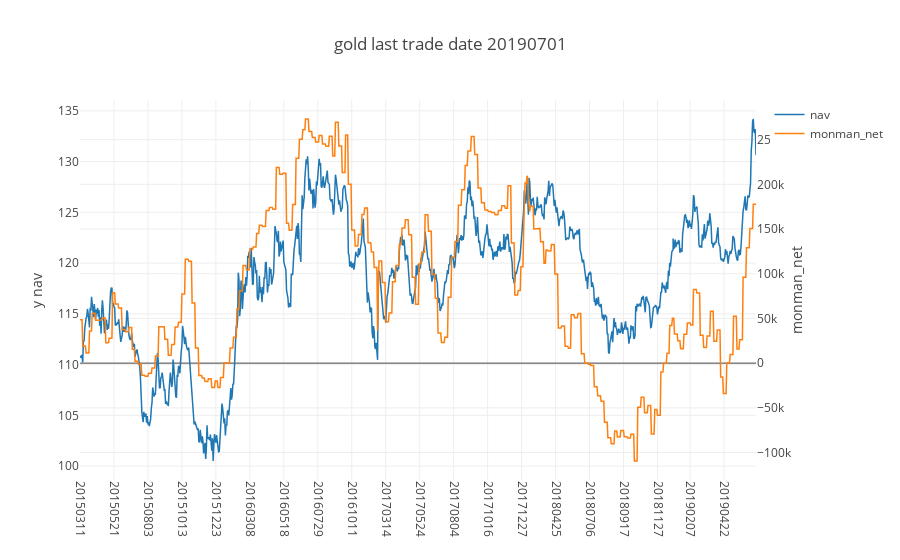
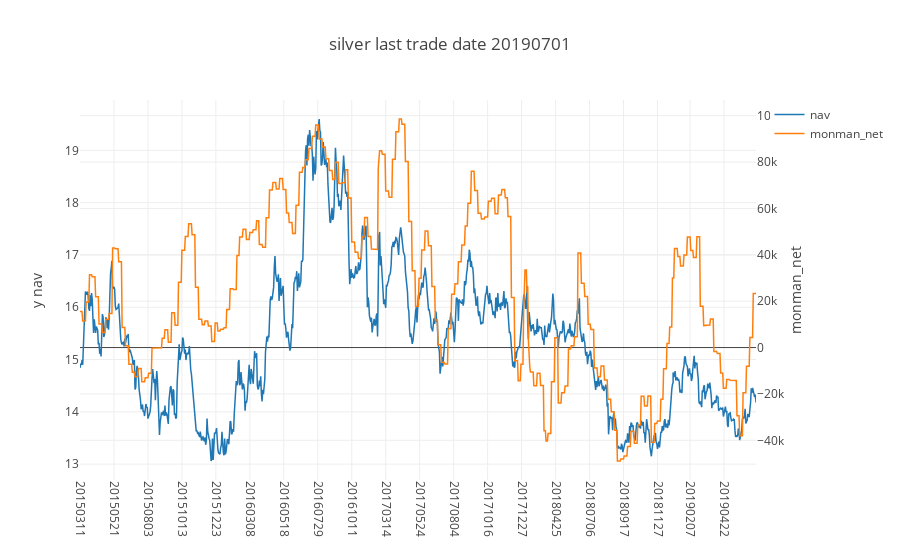
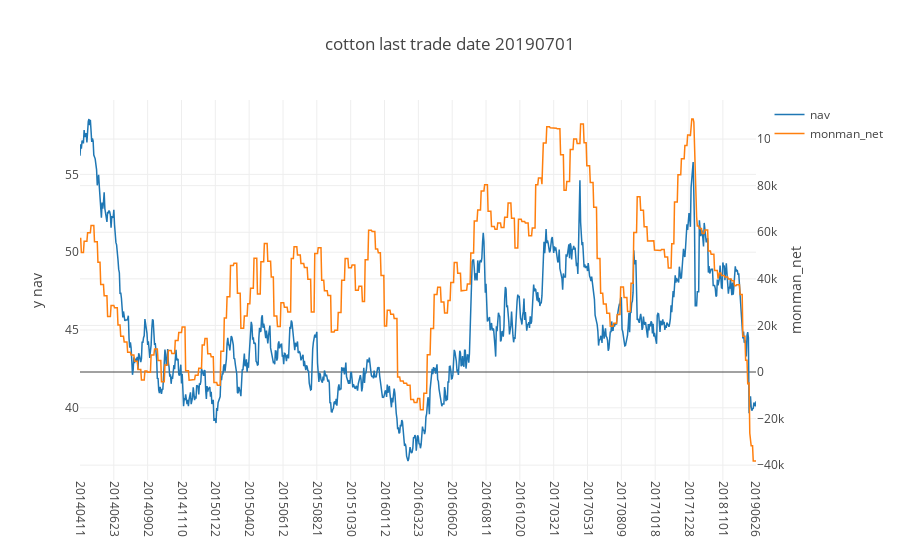
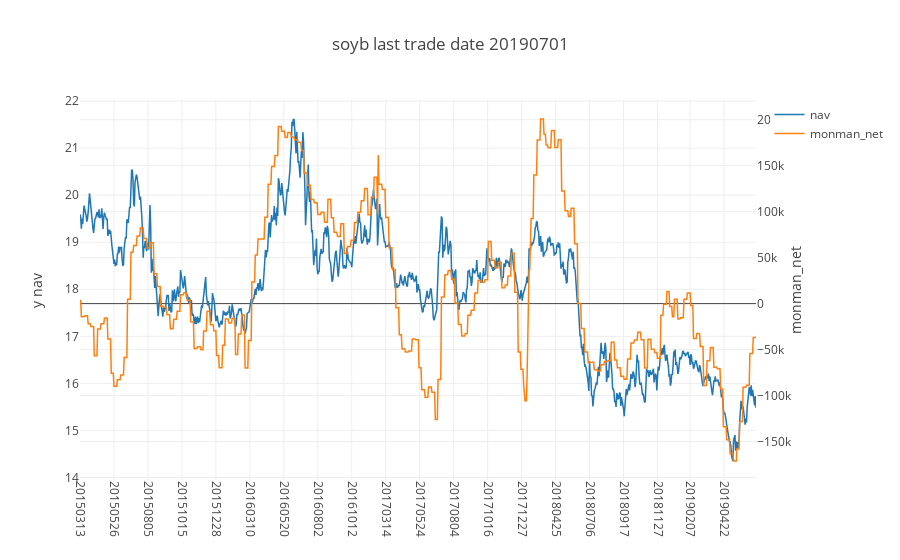

Notebook code cell kept with these figures, in order:
### Code cell
y_left_label = 'y nav'
y_right_label = 'monman_net'

df_all_in = None
for k in dict_df.keys():
    df_in = dict_df[k]
    if len(df_in)>1:
        df_in_with_commod = df_in.copy()
        df_in_with_commod['symbol'] = k
        if df_all_in is None:
            df_all_in = df_in_with_commod.copy()
        else:
            df_all_in = df_all_in.append(df_in_with_commod,ignore_index=True)
    last_date = df_in.trade_date.max()
    xc = 'trade_date'
    plot_title = f'{k} last trade date {last_date}'
    try:
        fig = ju.plotly_pandas(df_in[['trade_date', 'nav', y_right_label]],x_column=xc,plot_title=plot_title,y_left_label=y_left_label,y_right_label=y_right_label)
        iplot(fig)
    except Exception as e:
        print(f'{k} {str(e)}')
df_all_in.to_csv(f'{TEMP_FOLDER}/df_all_in.csv',index=False)

### Figure 1 — Plotly figure (JSON) as saved in the notebook; plotly's stock layout.template omitted (floating-point values rounded to 4 significant figures; data arrays with more than 128 entries replaced by an {"elided": "..."} marker saying what was removed)
{"data": [{"line": {"color": "rgba (31, 119, 180, 1)", "dash": "solid", "width": 1.5}, "mode": "lines", "name": "nav", "type": "scatter", "uid": "fd2930fe-a1cc-11e9-9416-8c859025e7f9", "x": {"elided": "1000 int values"}, "xaxis": "x", "y": {"elided": "998 float values"}, "yaxis": "y"}, {"line": {"color": "rgba (255, 127, 14, 1)", "dash": "solid", "width": 1.5}, "mode": "lines", "name": "monman_net", "type": "scatter", "uid": "fd29327a-a1cc-11e9-874c-8c859025e7f9", "x": {"elided": "1000 int values"}, "xaxis": "x", "y": {"elided": "998 int values"}, "yaxis": "y2"}], "layout": {"title": "gold last trade date 20190701", "xaxis": {"tickangle": 90, "ticktext": [20150311, 20150521, 20150803, 20151013, 20151223, 20160308, 20160518, 20160729, 20161011, 20170314, 20170524, 20170804, 20171016, 20171227, 20180425, 20180706, 20180917, 20181127, 20190207, 20190422], "tickvals": [20150311, 20150521, 20150803, 20151013, 20151223, 20160308, 20160518, 20160729, 20161011, 20170314, 20170524, 20170804, 20171016, 20171227, 20180425, 20180706, 20180917, 20181127, 20190207, 20190422], "type": "category"}, "xaxis2": {"tickangle": 90, "ticktext": [20150311, 20150521, 20150803, 20151013, 20151223, 20160308, 20160518, 20160729, 20161011, 20170314, 20170524, 20170804, 20171016, 20171227, 20180425, 20180706, 20180917, 20181127, 20190207, 20190422], "tickvals": [20150311, 20150521, 20150803, 20151013, 20151223, 20160308, 20160518, 20160729, 20161011, 20170314, 20170524, 20170804, 20171016, 20171227, 20180425, 20180706, 20180917, 20181127, 20190207, 20190422], "type": "category"}, "yaxis": {"title": "y nav"}, "yaxis2": {"overlaying": "y", "side": "right", "title": "monman_net"}}}

### Figure 2 — Plotly figure (JSON) as saved in the notebook; plotly's stock layout.template omitted (floating-point values rounded to 4 significant figures; data arrays with more than 128 entries replaced by an {"elided": "..."} marker saying what was removed)
{"data": [{"line": {"color": "rgba (31, 119, 180, 1)", "dash": "solid", "width": 1.5}, "mode": "lines", "name": "nav", "type": "scatter", "uid": "fd75e368-a1cc-11e9-89bb-8c859025e7f9", "x": {"elided": "1000 int values"}, "xaxis": "x", "y": {"elided": "998 float values"}, "yaxis": "y"}, {"line": {"color": "rgba (255, 127, 14, 1)", "dash": "solid", "width": 1.5}, "mode": "lines", "name": "monman_net", "type": "scatter", "uid": "fd75e4b4-a1cc-11e9-91ef-8c859025e7f9", "x": {"elided": "1000 int values"}, "xaxis": "x", "y": {"elided": "998 int values"}, "yaxis": "y2"}], "layout": {"title": "silver last trade date 20190701", "xaxis": {"tickangle": 90, "ticktext": [20150311, 20150521, 20150803, 20151013, 20151223, 20160308, 20160518, 20160729, 20161011, 20170314, 20170524, 20170804, 20171016, 20171227, 20180425, 20180706, 20180917, 20181127, 20190207, 20190422], "tickvals": [20150311, 20150521, 20150803, 20151013, 20151223, 20160308, 20160518, 20160729, 20161011, 20170314, 20170524, 20170804, 20171016, 20171227, 20180425, 20180706, 20180917, 20181127, 20190207, 20190422], "type": "category"}, "xaxis2": {"tickangle": 90, "ticktext": [20150311, 20150521, 20150803, 20151013, 20151223, 20160308, 20160518, 20160729, 20161011, 20170314, 20170524, 20170804, 20171016, 20171227, 20180425, 20180706, 20180917, 20181127, 20190207, 20190422], "tickvals": [20150311, 20150521, 20150803, 20151013, 20151223, 20160308, 20160518, 20160729, 20161011, 20170314, 20170524, 20170804, 20171016, 20171227, 20180425, 20180706, 20180917, 20181127, 20190207, 20190422], "type": "category"}, "yaxis": {"title": "y nav"}, "yaxis2": {"overlaying": "y", "side": "right", "title": "monman_net"}}}

### Figure 3 — Plotly figure (JSON) as saved in the notebook; plotly's stock layout.template omitted (floating-point values rounded to 4 significant figures; data arrays with more than 128 entries replaced by an {"elided": "..."} marker saying what was removed)
{"data": [{"line": {"color": "rgba (31, 119, 180, 1)", "dash": "solid", "width": 1.5}, "mode": "lines", "name": "nav", "type": "scatter", "uid": "fdca1514-a1cc-11e9-a8c4-8c859025e7f9", "x": {"elided": "984 int values"}, "xaxis": "x", "y": {"elided": "982 float values"}, "yaxis": "y"}, {"line": {"color": "rgba (255, 127, 14, 1)", "dash": "solid", "width": 1.5}, "mode": "lines", "name": "monman_net", "type": "scatter", "uid": "fdca16d8-a1cc-11e9-a88b-8c859025e7f9", "x": {"elided": "984 int values"}, "xaxis": "x", "y": {"elided": "982 int values"}, "yaxis": "y2"}], "layout": {"title": "cotton last trade date 20190701", "xaxis": {"tickangle": 90, "ticktext": [20140411, 20140623, 20140902, 20141110, 20150122, 20150402, 20150612, 20150821, 20151030, 20160112, 20160323, 20160602, 20160811, 20161020, 20170321, 20170531, 20170809, 20171018, 20171228, 20181101, 20190626], "tickvals": [20140411, 20140623, 20140902, 20141110, 20150122, 20150402, 20150612, 20150821, 20151030, 20160112, 20160323, 20160602, 20160811, 20161020, 20170321, 20170531, 20170809, 20171018, 20171228, 20181101, 20190626], "type": "category"}, "xaxis2": {"tickangle": 90, "ticktext": [20140411, 20140623, 20140902, 20141110, 20150122, 20150402, 20150612, 20150821, 20151030, 20160112, 20160323, 20160602, 20160811, 20161020, 20170321, 20170531, 20170809, 20171018, 20171228, 20181101, 20190626], "tickvals": [20140411, 20140623, 20140902, 20141110, 20150122, 20150402, 20150612, 20150821, 20151030, 20160112, 20160323, 20160602, 20160811, 20161020, 20170321, 20170531, 20170809, 20171018, 20171228, 20181101, 20190626], "type": "category"}, "yaxis": {"title": "y nav"}, "yaxis2": {"overlaying": "y", "side": "right", "title": "monman_net"}}}

### Figure 4 — Plotly figure (JSON) as saved in the notebook; plotly's stock layout.template omitted (floating-point values rounded to 4 significant figures; data arrays with more than 128 entries replaced by an {"elided": "..."} marker saying what was removed)
{"data": [{"line": {"color": "rgba (31, 119, 180, 1)", "dash": "solid", "width": 1.5}, "mode": "lines", "name": "nav", "type": "scatter", "uid": "fe2ac080-a1cc-11e9-b6aa-8c859025e7f9", "x": {"elided": "1000 int values"}, "xaxis": "x", "y": {"elided": "998 float values"}, "yaxis": "y"}, {"line": {"color": "rgba (255, 127, 14, 1)", "dash": "solid", "width": 1.5}, "mode": "lines", "name": "monman_net", "type": "scatter", "uid": "fe2ac2ba-a1cc-11e9-b4b6-8c859025e7f9", "x": {"elided": "1000 int values"}, "xaxis": "x", "y": {"elided": "998 int values"}, "yaxis": "y2"}], "layout": {"title": "soyb last trade date 20190701", "xaxis": {"tickangle": 90, "ticktext": [20150313, 20150526, 20150805, 20151015, 20151228, 20160310, 20160520, 20160802, 20161012, 20170314, 20170524, 20170804, 20171016, 20171227, 20180425, 20180706, 20180917, 20181127, 20190207, 20190422], "tickvals": [20150313, 20150526, 20150805, 20151015, 20151228, 20160310, 20160520, 20160802, 20161012, 20170314, 20170524, 20170804, 20171016, 20171227, 20180425, 20180706, 20180917, 20181127, 20190207, 20190422], "type": "category"}, "xaxis2": {"tickangle": 90, "ticktext": [20150313, 20150526, 20150805, 20151015, 20151228, 20160310, 20160520, 20160802, 20161012, 20170314, 20170524, 20170804, 20171016, 20171227, 20180425, 20180706, 20180917, 20181127, 20190207, 20190422], "tickvals": [20150313, 20150526, 20150805, 20151015, 20151228, 20160310, 20160520, 20160802, 20161012, 20170314, 20170524, 20170804, 20171016, 20171227, 20180425, 20180706, 20180917, 20181127, 20190207, 20190422], "type": "category"}, "yaxis": {"title": "y nav"}, "yaxis2": {"overlaying": "y", "side": "right", "title": "monman_net"}}}
